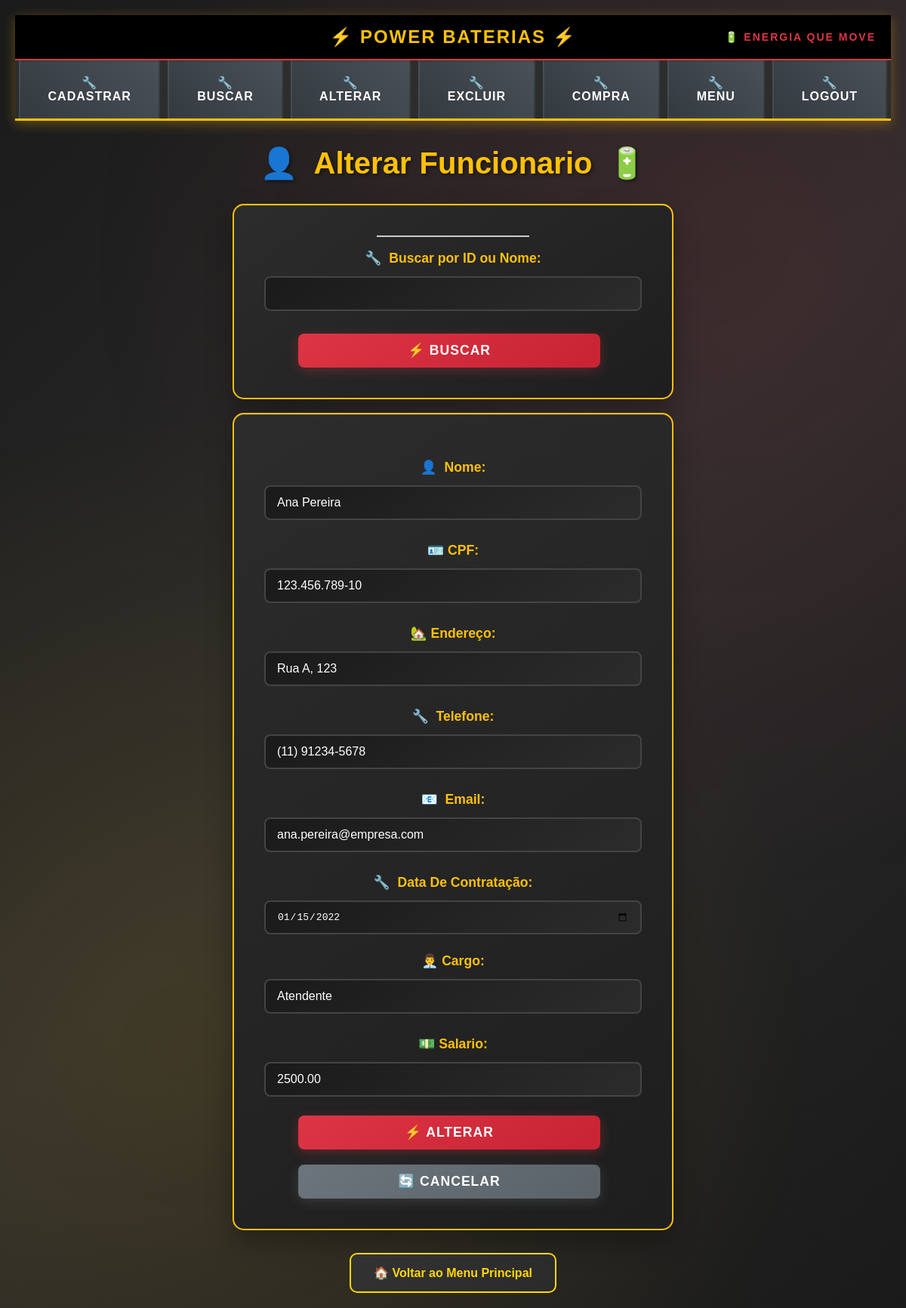
Screenshot of /Telas/alterar_funcionario.php?id=1 (signed in) with the database file from the repository.
### tables this page shows
CREATE TABLE `funcionario` (
  `id_funcionario` int NOT NULL AUTO_INCREMENT,
  `nome_funcionario` varchar(100) NOT NULL,
  `cpf` varchar(14) NOT NULL,
  `endereco` varchar(255) DEFAULT NULL,
  `telefone` varchar(20) DEFAULT NULL,
  `email` varchar(100) DEFAULT NULL,
  `dataDeContratacao` date DEFAULT NULL,
  `cargo` varchar(50) DEFAULT NULL,
  `salario` decimal(10,2) DEFAULT NULL,
  PRIMARY KEY (`id_funcionario`),
  UNIQUE KEY `email` (`email`)
);

### Telas/alterar_funcionario.php (the view, shortened to what this page needs)
<?php
require_once 'menudrop.php';
$usuario = null;
if ($_SERVER["REQUEST_METHOD"] == "POST") {
    if (!empty($_POST['busca_funcionario'])) {
        $busca = trim($_POST['busca_funcionario']);
        if (is_numeric($busca)) {
            $sql = "SELECT * FROM funcionario WHERE id_funcionario = :busca";
            $stmt = $pdo->prepare($sql);
            $stmt->bindParam(':busca', $busca, PDO::PARAM_INT);
        } else {
            $sql = "SELECT * FROM funcionario WHERE nome_funcionario LIKE :busca_nome";
            $stmt = $pdo->prepare($sql);
            $stmt->bindValue(':busca_nome', "%$busca%", PDO::PARAM_STR);
        }
        $stmt->execute();
        $usuario = $stmt->fetch(PDO::FETCH_ASSOC);
        if (!$usuario) {
            echo "<script>alert('Funcionario não encontrado!');</script>";
        }
    }
} elseif ($_SERVER["REQUEST_METHOD"] == "GET") {
    if (!empty($_GET['id'])) {
        $busca = trim($_GET["id"]);
    if(is_numeric($busca)) {
        $sql = "SELECT * FROM funcionario WHERE id_funcionario = :busca";
        $stmt = $pdo->prepare($sql);
        $stmt->bindParam(':busca' ,$busca,PDO::PARAM_INT);
    } else {
        $sql = "SELECT * FROM funcionario WHERE nome_funcionario LIKE :busca_nome";
        $stmt = $pdo->prepare($sql);
        $stmt->bindValue(':busca_nome', "%$busca%", PDO::PARAM_STR);
    }
    $stmt->execute();
    $usuario = $stmt->fetch(PDO::FETCH_ASSOC);
}
}
?>
<!DOCTYPE html>
<html lang="pt-br">
<head>
    <link rel="stylesheet" href="../CSS/cadastro.css">
</head>
<body>
<h2>Alterar Funcionario</h2>
<form method="POST" action="alterar_funcionario.php">
    <label for="busca_funcionario">Buscar por ID ou Nome:</label>
    <input type="text" id="busca_funcionario" name="busca_funcionario" required onkeyup="BuscarSugestoes()">
    <div id="sugestoes"></div>
    <button type="submit">Buscar</button>
</form>
<?php if ($usuario): ?>
<form method="POST" action="processa_alteracao_funcionario.php">
    <label for="nome">Nome:</label>
    <input type="text" id="nome_funcionario" name="nome_funcionario" value="<?=htmlspecialchars($usuario['nome_funcionario']); ?>" required onkeypress="mascara(this, nome)">
    <label for="cpf">CPF:</label>
    <input type="text" id="cpf" name="cpf" value="<?=htmlspecialchars($usuario['cpf']); ?>" required onkeypress="mascara(this, mascaraCPF)" maxlength="14">
    <label for="endereco">Endereço:</label>
    <input type="text" id="endereco" name="endereco" value="<?=htmlspecialchars($usuario['endereco']); ?>" required>
    <label for="telefone2">Telefone:</label>
    <input type="text" id="telefone2" name="telefone2" value="<?=htmlspecialchars($usuario['telefone']); ?>" required onkeypress="mascara(this, telefone1)" maxlength="15">
    <label for="email">Email:</label>
    <input type="email" id="email" name="email" value="<?=htmlspecialchars($usuario['email']); ?>" required>
    <label for="dataDeContratacao">Data De Contratação:</label>
    <input type="date" id="dataDeContratacao" name="dataDeContratacao" value="<?=htmlspecialchars($usuario['dataDeContratacao']); ?>" required>
    <label for="cargo">Cargo:</label>
    <input type="text" id="cargo" name="cargo" value="<?=htmlspecialchars($usuario['cargo']); ?>" required>
    <label for="salario">Salario:</label>
    <input type="number" step="0.01" id="salario" name="salario" value="<?=htmlspecialchars($usuario['salario']); ?>" required>
    <button type="submit">Alterar</button>
    <button type="reset">Cancelar</button>
</form>
<?php endif; ?>
<a href="principal.php" class="back-btn">Voltar ao Menu Principal</a>
</body>
</html>

### CSS/styles.css (style rules this page uses)
body { font-family: Arial, sans-serif; background-color: #f4f4f4; text-align: center; }
input, button { width: 100%; padding: 10px; margin: 5px 0; }
#sugestoes { background-color: #f4f4f4; border: 1px solid #ccc; position: absolute; width: 200px; }
form { width: 500px; margin: 50px auto; padding: 20px; background-color: #f9f9f9; border-radius: 10px; box-shadow: 0px 0px 10px rgba(0, 0, 0, 0.1); display: flex; flex-direction: column; align-items: center; }
label { display: block; font-weight: bold; margin-bottom: 5px; }
input[type="text"], input[type="email"], input[type="password"], select { width: 80%; padding: 8px; margin-bottom: 10px; border: 1px solid #ccc; border-radius: 5px; font-size: 16px; }
button { width: 80%; padding: 10px; background-color: #007bff; color: white; border: none; border-radius: 5px; font-size: 16px; cursor: pointer; transition: 0.3s; }

### CSS/cadastro.css (style rules this page uses)
body { font-family: 'Arial', sans-serif; background: linear-gradient(135deg, #1a1a1a 0%, #2c2c2c 50%, #1a1a1a 100%); color: #ffffff; margin: 0; padding: 20px; min-height: 100vh; background-attachment: fixed; }
body::before { content: ''; position: fixed; inset: 0; background-image: radial-gradient(circle at 20% 80%, rgba(255, 193, 7, 0.1) 0%, transparent 50%), radial-gradient(circle at 80% 20%, rgba(220, 53, 69, 0.1) 0%, transparent 50%); pointer-events: none; z-index: -1; }
h2 { text-align: center; color: #ffc107; font-size: 2.5em; margin-bottom: 30px; text-shadow: 2px 2px 4px rgba(0,0,0,0.5); font-weight: bold; }
h2::before { content: '🔋 '; margin-right: 10px; }
h2::after { content: ' ⚡'; margin-left: 10px; }
form { max-width: 600px; margin: 0 auto; background: linear-gradient(145deg, #2c2c2c, #1e1e1e); padding: 40px; border-radius: 15px; box-shadow: 0 15px 35px rgba(0,0,0,0.3), inset 0 1px 0 rgba(255,255,255,0.1); border: 2px solid #ffc107; }
label { display: block; margin-top: 20px; margin-bottom: 8px; color: #ffc107; font-weight: bold; font-size: 1.1em; }
label::before { content: '🔧 '; margin-right: 5px; }
input[type="text"], input[type="email"], input[type="date"], input[type="number"], input[type="password"] { width: 100%; padding: 12px 15px; border: 2px solid #444; border-radius: 8px; background: linear-gradient(145deg, #1a1a1a, #2c2c2c); color: #ffffff; font-size: 1em; transition: all 0.3s ease; box-sizing: border-box; }
button { padding: 12px 25px; border-radius: 8px; border: none; font-size: 1.1em; font-weight: bold; cursor: pointer; margin: 20px 10px 0 0; transition: all 0.3s ease; text-transform: uppercase; letter-spacing: 1px; }
button[type="submit"] { background: linear-gradient(145deg, #dc3545, #c82333); color: white; box-shadow: 0 4px 15px rgba(220, 53, 69, 0.3); }
button[type="submit"]::before { content: '⚡ '; }
button[type="reset"] { background: linear-gradient(145deg, #6c757d, #5a6268); color: white; box-shadow: 0 4px 15px rgba(108, 117, 125, 0.3); }
button[type="reset"]::before { content: '🔄 '; }
.back-btn { display: inline-block; margin-top: 30px; padding: 15px 30px; border-radius: 10px; text-decoration: none; background: linear-gradient(145deg, #333333, #2a2a2a); color: #FFD700; font-weight: bold; border: 2px solid #FFD700; transition: all 0.3s ease; font-size: 16px; }
.back-btn::before { content: "🏠 "; }
body::before { content: ''; position: fixed; top: 0; left: 0; right: 0; bottom: 0; background-image: radial-gradient(circle at 20% 80%, rgba(255, 193, 7, 0.1) 0%, transparent 50%), radial-gradient(circle at 80% 20%, rgba(220, 53, 69, 0.1) 0%, transparent 50%); pointer-events: none; z-index: -1; }
h2::before { content: '👤 '; margin-right: 10px; }
h2::after { content: ' 🔋'; margin-left: 10px; }
label[for="nome"]::before { content: '👤 '; margin-right: 5px; }
label[for="endereco"]::before { content: '🏡'; margin-right: 5px; }
label[for="cpf"]::before { content: '🪪'; margin-right: 5px; }
label[for="email"]::before { content: '📧 '; margin-right: 5px; }
label[for="cargo"]::before { content: '👨‍💼'; margin-right: 5px; }
label[for="salario"]::before { content: '💵'; margin-right: 5px; }
input[type="text"], input[type="email"], input[type="password"], input[type="number"] { width: 100%; padding: 12px 15px; border: 2px solid #444; border-radius: 8px; background: linear-gradient(145deg, #1a1a1a, #2c2c2c); color: #ffffff; font-size: 1em; transition: all 0.3s ease; box-sizing: border-box; }

### Telas/menudrop.php (style rules this page uses)
body { margin: 0; padding: 0; background: linear-gradient(135deg, #2c3e50 0%, #34495e 100%); min-height: 100vh; }

### rows the page displays
funcionario: nome_funcionario "Ana Pereira", cpf "123.456.789-10", endereco "Rua A, 123", telefone2 "(11) 91234-5678", email "ana.pereira@empresa.com", dataDeContratacao "01/15/2022", cargo "Atendente", salario "2500.00"

### other values shown
$categoria "CADASTRAR"
$categoria "BUSCAR"
$categoria "ALTERAR"
$categoria "EXCLUIR"
$categoria "COMPRA"
$categoria "MENU"
$categoria "LOGOUT"
